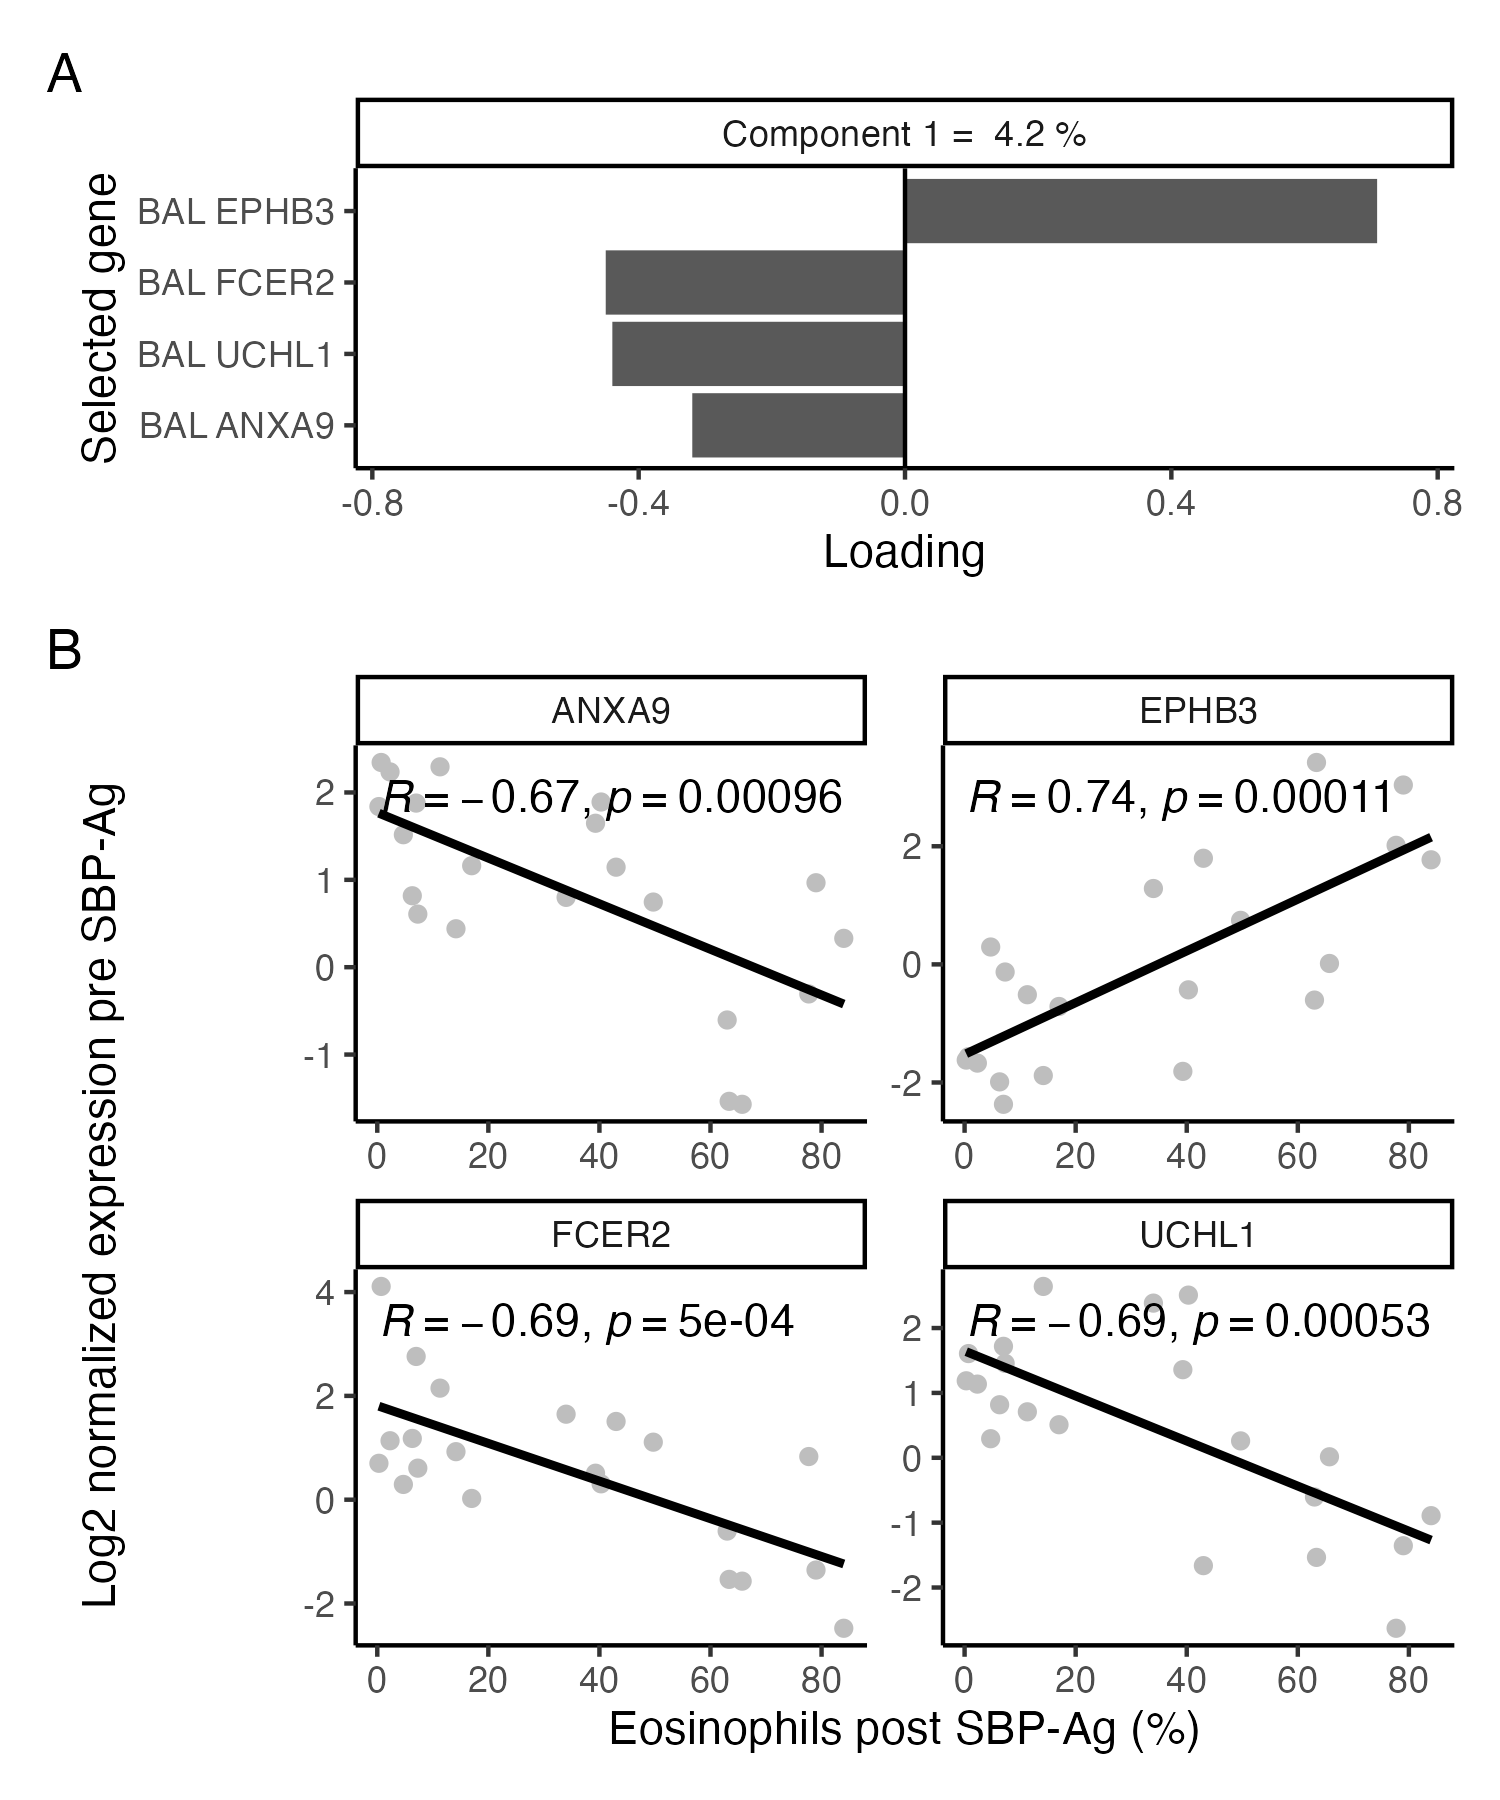

Source code (R):
library(tidyverse)
library(tidytext)
library(patchwork)
library(ggpubr)

set.seed(3698)
`%notin%` <- Negate(`%in%`)
select <- dplyr::select

#### PLS Data ####
load("results/PLS/PLS_data.RData")
load("results/PLS/SPLS.RData")
attach("data_clean/P337_BAL_data.RData")
attach("data_clean/P337_BE_data.RData")

samp.overlap <- intersect(unique(dat.BAL.abund.norm.voom$targets$donorID),
                          unique(dat.BE.abund.norm.voom$targets$donorID))

#### Loadings ####
loadX <- as.data.frame(spls.tuned$loadings$X) %>% 
  rownames_to_column() %>% 
  mutate(space="X") %>% 
  pivot_longer(comp1, names_to = "comp") %>% 
  mutate(name = case_when(comp=="comp1"~
                            paste("Component 1 = ",
                                  round(spls.tuned$prop_expl_var$X[1]*100,digits=1), "%"))) %>% 
  separate(rowname, into=c("group","geneName"), sep="_", remove = FALSE) %>% 
  left_join(dat.BAL.abund.norm.voom$genes) %>% 
  mutate(rowname2 = paste(group, hgnc_symbol)) %>% 
  filter(abs(value)>0)

p1 <- loadX %>% 
  ggplot(aes(x=reorder(rowname2, abs(value)), 
             y=value)) +
  geom_bar(position = position_dodge2(width = 0.9, preserve = "single"),
           stat="identity") +
  scale_x_reordered() +
  coord_flip() + 
  theme_classic() +
  facet_wrap(~name, scales="free", ncol=2) +
  labs(x="Selected gene", y="Loading", fill="") +
  theme(legend.position = "none") +
  geom_hline(yintercept = 0) +
  lims(y=c(-0.75,0.75))
# p1

#### Linear regression ####
p2 <- as.data.frame(X) %>% 
  rownames_to_column("donorID") %>% 
  pivot_longer(-donorID) %>% 
  filter(name %in% loadX$rowname) %>% 
  separate(name, into=c("group","geneName")) %>% 
  left_join(dat.BAL.abund.norm.voom$genes) %>% 
  left_join(dat.BAL.abund.norm.voom$targets %>% 
              filter(visit=="V5") %>%
              select(donorID, EOS.pct)) %>% 

  ggplot(aes(x=EOS.pct,y=value)) +
  geom_point(color="grey") +
  theme_classic() +
  stat_cor() +
  geom_smooth(method="lm", se=FALSE, formula = "y~x", color="black") +
  labs(x = "Eosinophils post SBP-Ag (%)", y = "Log2 normalized expression pre SBP-Ag") +
  facet_wrap(~hgnc_symbol, scales="free", ncol=2) +
  theme(legend.position = "none")
p2

#### Save ####
plot_all <- p1/p2 + plot_annotation(tag_levels = "A") +
  plot_layout(heights = c(1,3))
# plot_all

ggsave("publication/FigX_spls.png", plot_all,
       width=5, height=6)
